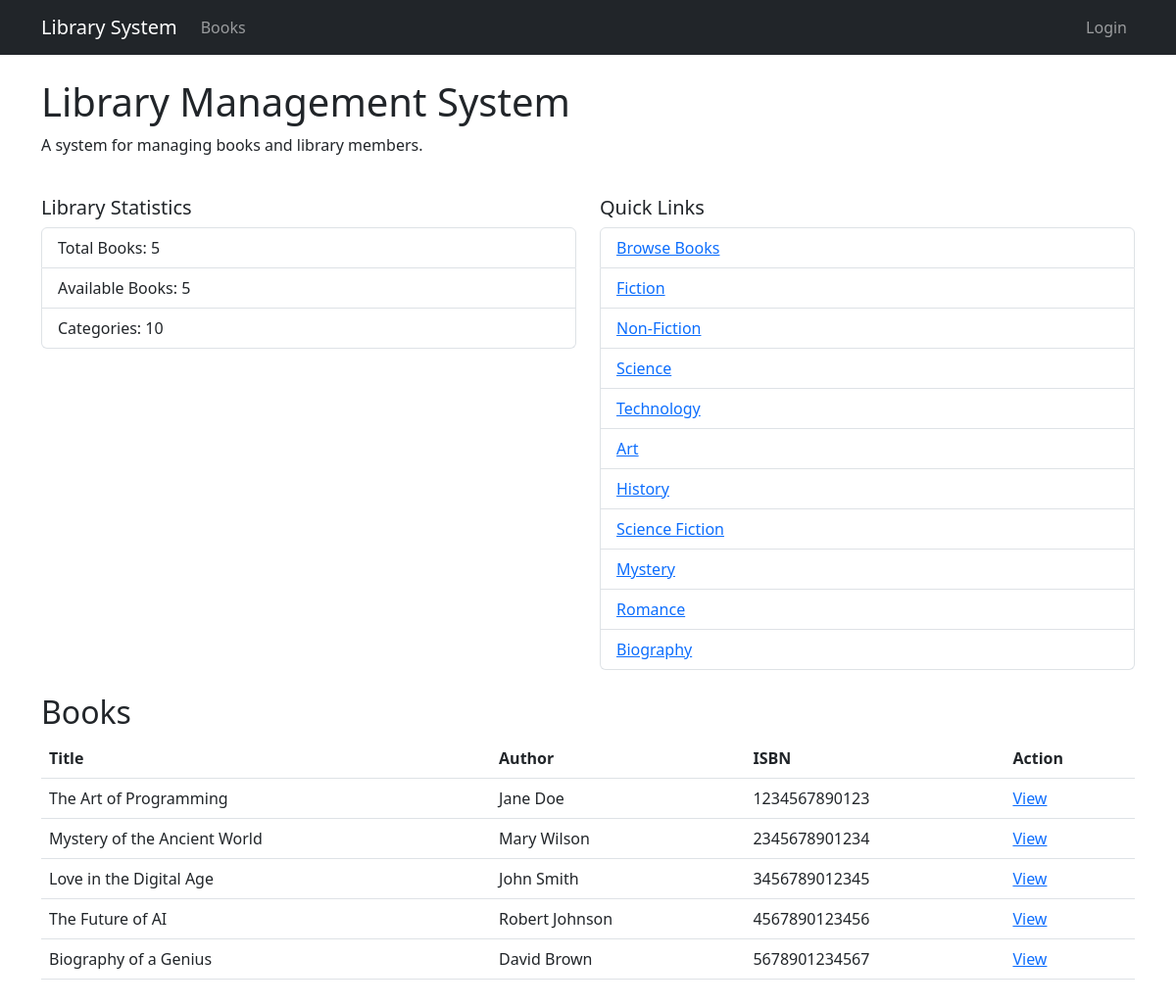
The page / on the database its author committed.
### library/models.py (models this page shows, shortened)
class Category(models.Model):
    name = models.CharField(max_length=100, unique=True)
    description = models.TextField(blank=True)
    created_at = models.DateTimeField(auto_now_add=True)

class LibraryItem(models.Model):
    title = models.CharField(max_length=200)
    description = models.TextField()
    created_at = models.DateTimeField(auto_now_add=True)
    updated_at = models.DateTimeField(auto_now=True)
    is_active = models.BooleanField(default=True)

class Book(LibraryItem):
    isbn = models.CharField(max_length=13, unique=True)
    author = models.ForeignKey('Author', on_delete=models.CASCADE, related_name='books')
    publisher = models.CharField(max_length=200)
    publication_date = models.DateField()
    category = models.ForeignKey('Category', on_delete=models.CASCADE, related_name='books')
    quantity = models.IntegerField(default=1)
    available_quantity = models.IntegerField(default=1)
    location = models.CharField(max_length=50)
    cover_image = models.ImageField(upload_to='book_covers/', null=True, blank=True)
    @staticmethod
    def get_book_statistics():
        from django.db.models import Count
        return {
            'total_books': Book.objects.count(),
            'available_books': Book.objects.filter(available_quantity__gt=0).count(),
            'books_by_category': Book.objects.values('category__name').annotate(count=Count('id')),
        }

class LibraryItem(models.Model):
    title = models.CharField(max_length=200)
    description = models.TextField()
    created_at = models.DateTimeField(auto_now_add=True)
    updated_at = models.DateTimeField(auto_now=True)
    is_active = models.BooleanField(default=True)

class Author(models.Model):
    name = models.CharField(max_length=200)
    email = models.EmailField(unique=True)
    phone = models.CharField(max_length=15)
    bio = models.TextField(blank=True)
    created_at = models.DateTimeField(auto_now_add=True)

### library/views.py (the view)
# urls.py: path('', views.HomeView.as_view(), name='home'),
class HomeView(ListView):
    template_name = 'library/home.html'
    context_object_name = 'books'
    model = Book
    paginate_by = 12
    def get_context_data(self, **kwargs):
        context = super().get_context_data(**kwargs)
        context['categories'] = Category.objects.all()
        context['stats'] = Book.get_book_statistics()
        return context

### templates/library/home.html (shortened to what this page needs)
{% extends 'base.html' %}
{% block content %}
<div class="row">
    <div class="col-12 mb-4">
        <h1>Library Management System</h1>
        <p>A system for managing books and library members.</p>
    </div>
    <div class="col-md-6 mb-4">
        <h5>Library Statistics</h5>
        <ul class="list-group">
            <li class="list-group-item">
                Total Books: {{ stats.total_books }}
            </li>
            <li class="list-group-item">
                Available Books: {{ stats.available_books }}
            </li>
            <li class="list-group-item">
                Categories: {{ categories.count }}
            </li>
        </ul>
    </div>
    <div class="col-md-6 mb-4">
        <h5>Quick Links</h5>
        <ul class="list-group">
            <li class="list-group-item">
                <a href="{% url 'library:book_list' %}">Browse Books</a>
            </li>
            {% for category in categories %}
                <li class="list-group-item">
                    <a href="{% url 'library:book_list' %}?category={{ category.name }}">{{ category.name }}</a>
                </li>
            {% endfor %}
        </ul>
    </div>
    <div class="col-12 mb-4">
        <h2>Books</h2>
        <table class="table">
            <thead>
                <tr>
                    <th>Title</th>
                    <th>Author</th>
                    <th>ISBN</th>
                    <th>Action</th>
                </tr>
            </thead>
            <tbody>
                {% for book in books %}
                    <tr>
                        <td>{{ book.title }}</td>
                        <td>{{ book.author.name }}</td>
                        <td>{{ book.isbn }}</td>
                        <td>
                            <a href="{% url 'library:book_detail' book.pk %}">View</a>
                        </td>
                    </tr>
                {% endfor %}
            </tbody>
        </table>
    </div>
</div>
{% endblock %}

### rows shown on the page
Category: name "Fiction"
Category: name "Non-Fiction"
Category: name "Science"
Category: name "Technology"
Category: name "Art"
Category: name "History"
Category: name "Science Fiction"
Category: name "Mystery"
Category: name "Romance"
Category: name "Biography"
Book: title "The Art of Programming", author.name "Jane Doe", isbn "1234567890123"
Book: title "Mystery of the Ancient World", author.name "Mary Wilson", isbn "2345678901234"
Book: title "Love in the Digital Age", author.name "John Smith", isbn "3456789012345"
Book: title "The Future of AI", author.name "Robert Johnson", isbn "4567890123456"
Book: title "Biography of a Genius", author.name "David Brown", isbn "5678901234567"

### other values the page prints
{{ stats.total_books }} "5"
{{ stats.available_books }} "5"
{{ categories.count }} "10"
